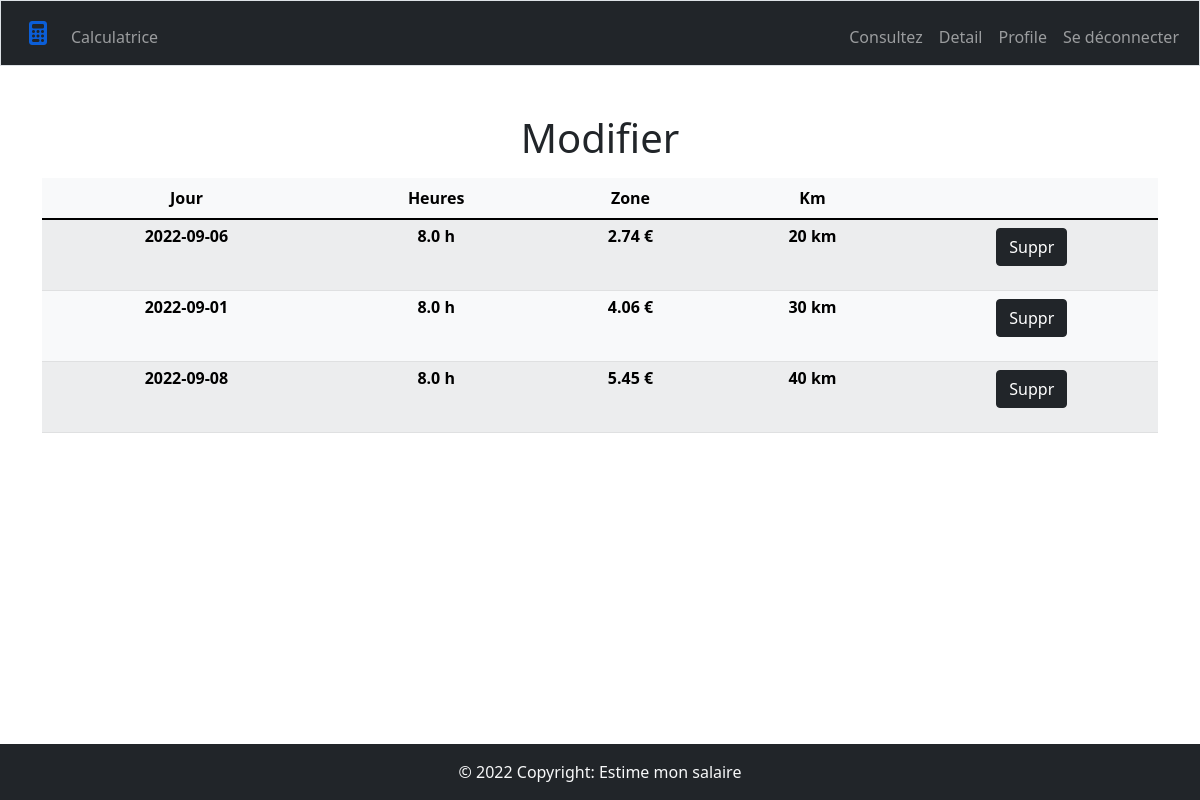
/consultez (signed in), run on the app's committed database.
### website/models.py (models this page shows)
class Day(db.Model):
    id = db.Column(db.Integer, primary_key=True)
    date = db.Column(db.Date(), default=func.now())
    hours = db.Column(db.Float, default=0.00)
    meal_qty = db.Column(db.Integer, default=0)
    user_id = db.Column(db.Integer, db.ForeignKey('user.id'))
    zone_id = db.Column(db.Integer, db.ForeignKey('zone.id'))

class Zone(db.Model):
    id = db.Column(db.Integer, primary_key=True)
    km = db.Column(db.Integer, default=10)
    price = db.Column(db.Float, default=1.35)
    user_id = db.Column(db.Integer, db.ForeignKey('user.id'))
    day = db.relationship('Day')

### website/views.py (the view)
@views.route('/consultez', methods=['GET', 'POST'])
@login_required
def consultez():
    user = current_user
    rows = Zone.query.join(Day, Zone.id==Day.zone_id)\
        .add_columns(Day.date, Day.hours, Zone.price, Zone.km, Day.id)\
        .filter(Day.user_id == user.id)\
    if request.method == 'POST':
        suppr = request.form.get('suppr')
        delete = Day.query.filter_by(id=int(suppr)).first()
        db.session.delete(delete)
        db.session.commit()
        return render_template("consultez.html", user=user, rows=rows)
    return render_template("consultez.html", user=user, rows=rows)

### website/__init__.py (called while the page is built)
def create_app():
    app = Flask(__name__)
    app.config['SECRET_KEY'] = 'ahahhahahha'
    app.config['SQLALCHEMY_DATABASE_URI'] = f'sqlite:///{DB_NAME}'
    db.init_app(app)
    from .views import views
    from .auth import auth
    app.register_blueprint(views, url_prefix='/')
    app.register_blueprint(auth, url_prefix='/')
    from .models import User
    create_db(app)
    login_manager = LoginManager()
    login_manager.login_view = 'auth.connexion'
    login_manager.init_app(app)
    @login_manager.user_loader
    def load_user(id):
        return User.query.get(int(id))
    return app

### website/templates/consultez.html (shortened to what this page needs)
{% extends "layout.html" %}
{% block main %}
    <h1>Modifier</h1>
    <div class="container">
        <table id="data" class="table table-hover table-striped table-light mt-3 mb-5">
            <thead>
            <tr>
                <th scope="col">Jour</th>
                <th scope="col">Heures</th>
                <th scope="col">Zone</th>
                <th scope="col">Km</th>
                <th scope="col"></th>
            </tr>
            </thead>
            <tbody>
                {% for row in rows %}
                <tr>
                    <td>
                        <p class="t-data">{{ row.date }}</p>
                    </td>
                    <td>
                        <p class="t-data">{{ row.hours }} h</p>
                    </td>
                    <td>
                        <p class="t-data">{{ '%0.2f' % row.price | float }} €</p>
                    </td>
                    <td>
                        <p class="t-data">{{ row.km }} km</p>
                    </td>
                    <td>
                        <form action="/consultez" method="post">
                            <div class="mb-3">
                                <button class="btn btn-dark" type="submit">Suppr</button>
                            </div>
                        </form>
                    </td>
                </tr>
                {% endfor %}
            </tbody>
        </table>
    </div>
{% endblock %}

### website/static/styles.css (style rules this page uses)
.t-data { font-weight: 600; line-height: 1rem; }

### data on the page
Day: date "2022-09-06", hours "8.0", km "20"
Zone: price "2.74"
Day: date "2022-09-01", hours "8.0", km "30"
Zone: price "4.06"
Day: date "2022-09-08", hours "8.0", km "40"
Zone: price "5.45"
